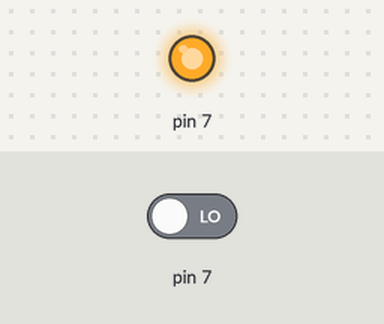
Simulated run of this program. Board: Raspberry Pi (wiringPi pin numbers). Parts: output pins drawn as LEDs (lit = HIGH). The test bench sets the inputs (shaded band); at power-on: pin 7 LOW. Pin numbers are wiringPi numbers.

Above: at 0.1 s.
Timing chart, 0 to 1.6 s (numbered marks = the images above):
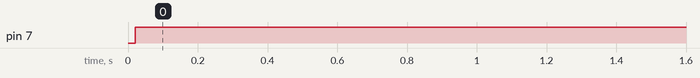

Measured:
- by itself, pin 7: LOW → HIGH at 0.02 s

The program:

dht11.py
```python
#!/usr/bin/python
# coding:utf8

# Note:
# Humidity should be monitored at an interval of 3 seconds at least
# Temperature has no such limitation

import wiringpi2 as GPIO
import signal

nGPIO = 7

def initGPIO(pin):
    GPIO.wiringPiSetup()

def untilLow(pin):
    while True:
        if GPIO.digitalRead(pin) == 0:
            break;

def untilHigh(pin):
    while True:
        if GPIO.digitalRead(pin) == 1:
            break;

def readData(pin):
    hum = 0
    temp = 0
    crc = 0
    GPIO.pinMode(pin, 1)
    GPIO.digitalWrite(pin, 1)
    GPIO.digitalWrite(pin, 0)
    GPIO.delay(20)
    GPIO.digitalWrite(pin, 1)
    GPIO.pinMode(pin, 0)
    GPIO.delayMicroseconds(40)
    if GPIO.digitalRead(pin) == 0:
        untilHigh(pin)
        for i in range(16):
            hum <<= 1
            untilLow(pin)
            untilHigh(pin)
            GPIO.delayMicroseconds(28)
            hum += GPIO.digitalRead(pin)
        for i in range(16):
            temp <<= 1
            untilLow(pin)
            untilHigh(pin)
            GPIO.delayMicroseconds(28)
            temp += GPIO.digitalRead(pin)
        for i in range(8):
            crc <<= 1
            untilLow(pin)
            untilHigh(pin)
            GPIO.delayMicroseconds(28)
            crc += GPIO.digitalRead(pin)
        return [True, hum, temp, crc]
    else:
        return [False, hum, temp, crc]

def getTempAndHum(pin):
    initGPIO(pin)
    while True:
        [isSuccess, humdata, tempdata, crcdata] = readData(pin)
        if isSuccess == False: # avoid no sensor response
            continue
        humInt = (humdata & 0xFF00) >> 8
        humDec = (humdata & 0xFF)
        tempInt = (tempdata & 0xFF00) >> 8
        tempDec = (tempdata & 0xFF)
        crc = crcdata & 0xFF
        datasum = (humInt + humDec + tempInt + tempDec) & 0xFF
        if crc == datasum:
            return [humInt, tempInt]
        else:
            continue

def getTemperature():
    [humidity, temperature] = getTempAndHum(nGPIO)
    result = '%.1f' % temperature
    return result

def getHumidity():
    [humidity, temperature] = getTempAndHum(nGPIO)
    result = '%.1f' % humidity
    return result

def main():
    [humidity, temperature] = getTempAndHum(nGPIO)
    print("湿度（%.1f%%）" % (humidity))
    print("温度（%.1f°C）" % (temperature))

if __name__ == "__main__":
    main()
```
